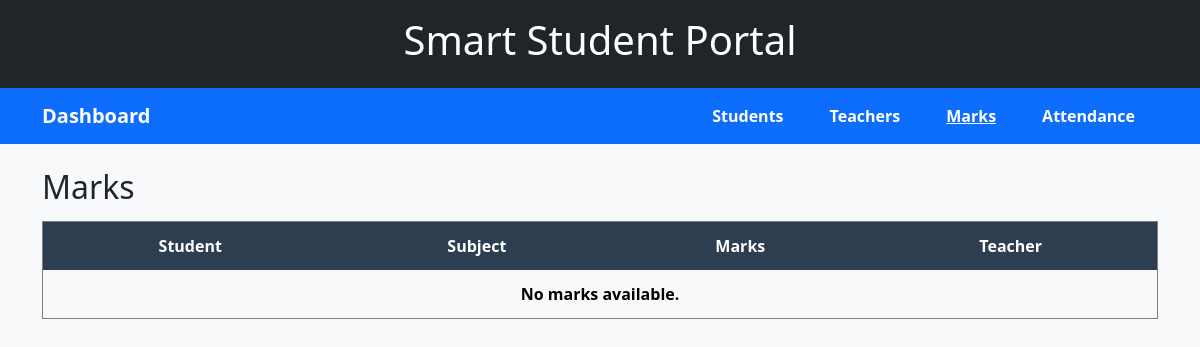
The page /marks/ on the database as committed earlier.
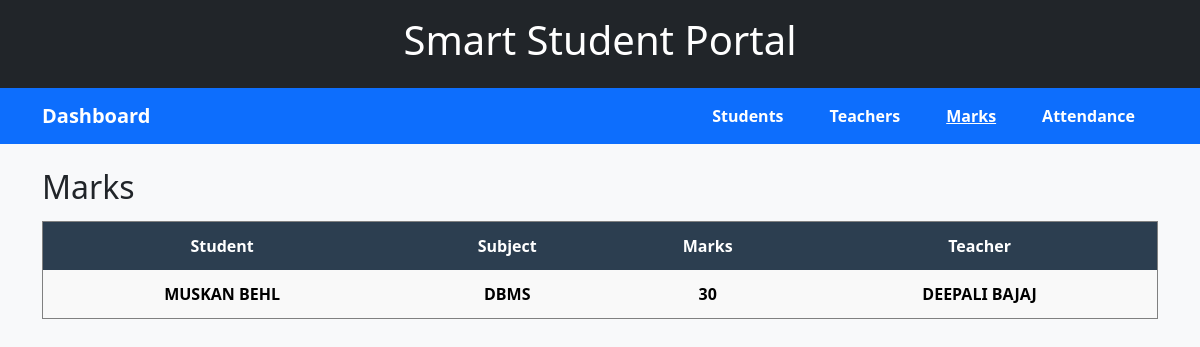
The same page on the database as committed later.
### home/models.py (models this page shows, shortened)
class Marks(models.Model):
    Student = models.ForeignKey("Student", on_delete=models.CASCADE)
    Subject = models.CharField(max_length=100)
    Marks_Obtained = models.IntegerField()
    Teacher = models.ForeignKey("Teacher", on_delete=models.SET_NULL, null=True, blank=True)
    class Meta:
        verbose_name_plural = "Marks"   # ✅ Fix plural spelling

class Student(models.Model):
    Name = models.CharField(max_length=100)
    Roll_no = models.CharField(max_length=20, unique=True)
    Email = models.EmailField(unique=True)
    Course = models.CharField(max_length=50)
    Year = models.IntegerField()

class Teacher(models.Model):
    Name = models.CharField(max_length=100)
    Employee_id = models.CharField(max_length=20, unique=True)
    Email = models.EmailField(unique=True)
    Department = models.CharField(max_length=50)
    Subject = models.CharField(max_length=100, default="Unknown")  # ✅ added with default

### home/views.py (the view)
# urls.py: path('marks/', views.marks, name='marks'),
def marks(request):
    marks_list = Marks.objects.all()  # fetch all marks
    return render(request, "home/marks.html", {"marks": marks_list})

### home/templates/home/marks.html (shortened to what this page needs)
{% extends "home/base.html" %}
{% block content %}
    <h2>Marks</h2>
    <table border="1" cellpadding="10">
        <tr>
            <th>Student</th>
            <th>Subject</th>
            <th>Marks</th>
            <th>Teacher</th>
        </tr>
        {% for mark in marks %}
            <tr>
                <td>{{ mark.Student.Name }}</td>
                <td>{{ mark.Subject }}</td>
                <td>{{ mark.Marks_Obtained }}</td>
                <td>
                    {% if mark.Teacher %}
                        {{ mark.Teacher.Name }}
                    {% else %}
                        -
                    {% endif %}
                </td>
            </tr>
        {% empty %}
            <tr><td colspan="4">No marks available.</td></tr>
        {% endfor %}
    </table>
{% endblock %}

Rows that differ between the two databases and show on the page:
added Marks: Student.Name "MUSKAN BEHL", Subject "DBMS", Marks_Obtained "30", Teacher.Name "DEEPALI BAJAJ"
Other text that changed with them:
text no longer shown: "No marks available."
